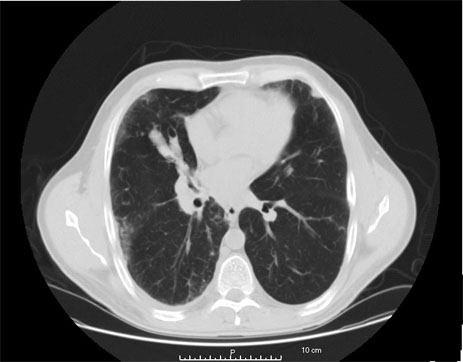
%> input picture HW3/chest-ct-scan.jpg, 463 x 362 px
$ octave Q1.m   (GNU Octave 9; MATLAB toolbox functions it lacks are replaced by stand-ins)
%> lines starting %> are read from the running program, lines starting %| are printed output that depends on the picture
clc; clear; close all;

img = imread('..\..\chest-ct-scan.jpg');
%> img is the input picture: size 362x463x3 uint8; min 0, max 255, mean 85.6
if size(img, 3) == 3
    img = rgb2gray(img);
%> img: size 362x463 uint8
end

maxVal = max(img(:));
%> maxVal = 255
disp(['Max Value: ', num2str(maxVal)]);
%| Max Value: 255

img = double(img);
%> img: size 362x463 double
psnrTargets = [10, 15, 20];
maxVal = double(maxVal);
mseTargets = (maxVal^2) ./ (10.^(psnrTargets / 10));
%> mseTargets = [6502.5 2056.3 650.2]

noisyImgs = cell(1, length(psnrTargets));
psnrActual = zeros(1, length(psnrTargets));

for i = 1:length(psnrTargets)
    noiseVar = mseTargets(i);
    noisyImg = img + sqrt(noiseVar) * randn(size(img));
    noisyImg = max(0, min(255, noisyImg));
    psnrActual(i) = 10 * log10((maxVal^2) / noiseVar);
    noisyImgs{i} = noisyImg;
end
%> this loop made 3 passes
%> noiseVar on passes 1 to 3: 6502.5, 2056.3, 650.2
%> pass 1, `noisyImg = img + sqrt(noiseVar) * randn(size(img));`:
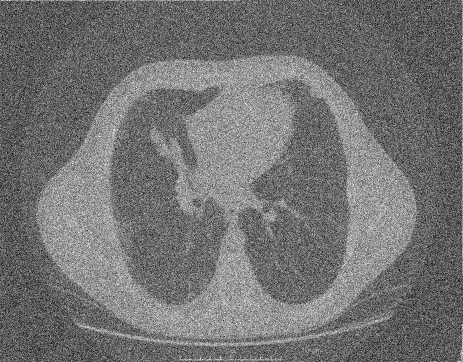
%> noisyImg: size 362x463 double; min -307.6, max 559.9, mean 85.4; drawn with min black and max white
%> pass 1, `noisyImg = max(0, min(255, noisyImg));`:
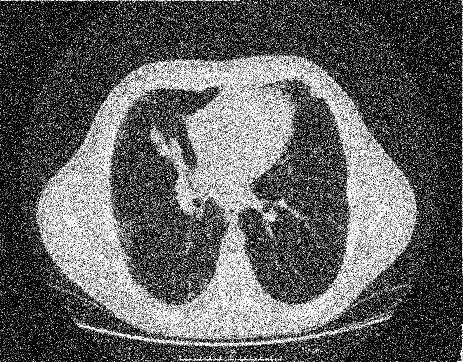
%> noisyImg: size 362x463 double; min 0, max 255, mean 95
%> pass 2, `noisyImg = img + sqrt(noiseVar) * randn(size(img));`:
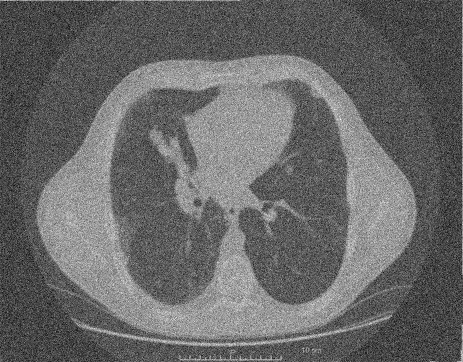
%> noisyImg: size 362x463 double; min -174.5, max 461.3, mean 85.6; drawn with min black and max white
%> pass 2, `noisyImg = max(0, min(255, noisyImg));`:
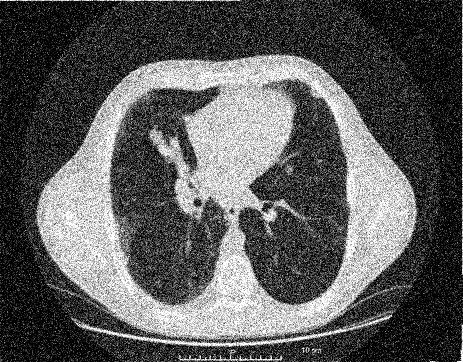
%> noisyImg: size 362x463 double; min 0, max 255, mean 90.3
%> after the loop, noisyImgs = 3 items; psnrActual = [10 15 20]

figure;
subplot(2, 2, 1);
imshow(uint8(img));
title('Original');

for i = 1:length(psnrTargets)
    subplot(2, 2, i + 1);
    imshow(uint8(noisyImgs{i}));
    title(['PSNR: ', num2str(psnrActual(i), '%.2f'), ' dB']);
end
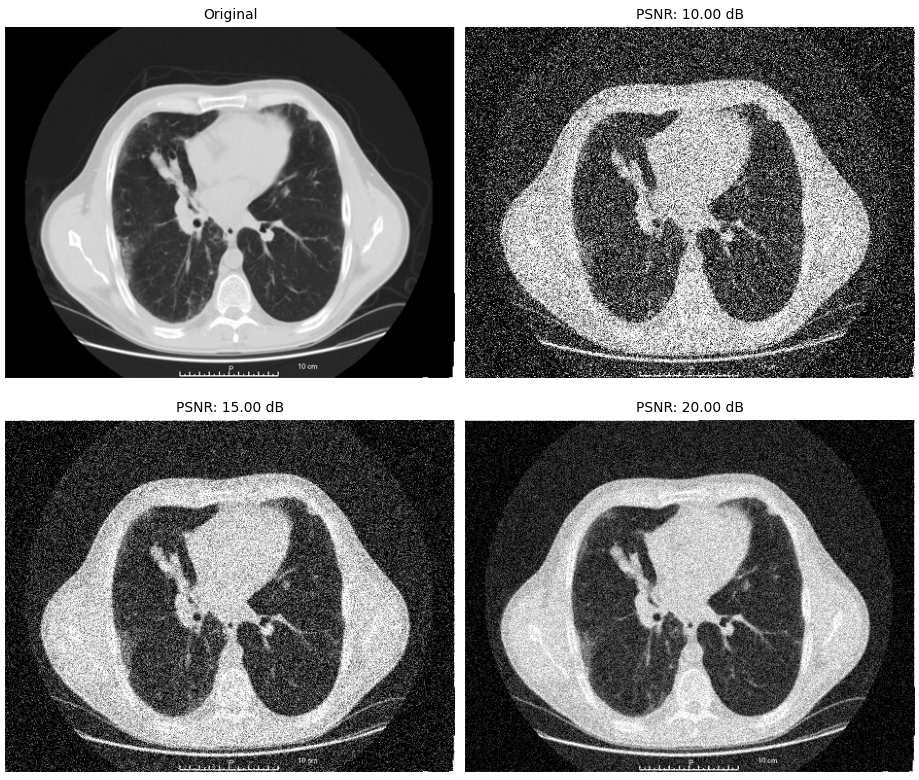
%> figure redrawn from the program's plot data, 4 panels
